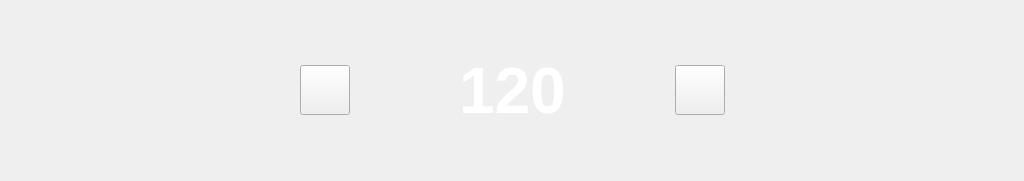
   <widget class="QWidget" name="widget_c" native="true">
    <property name="geometry">
     <rect>
      <x>-170</x>
      <y>230</y>
      <width>1024</width>
      <height>181</height>
     </rect>
    </property>
    <layout class="QHBoxLayout" name="horizontalLayout_7">
     <property name="spacing">
      <number>100</number>
     </property>
     <item>
      <spacer name="horizontalSpacer_68">
       <property name="orientation">
        <enum>Qt::Horizontal</enum>
       </property>
       <property name="sizeHint" stdset="0">
        <size>
         <width>40</width>
         <height>20</height>
        </size>
       </property>
      </spacer>
     </item>
     <item>
      <widget class="QPushButton" name="volume_down">
       <property name="sizePolicy">
        <sizepolicy hsizetype="Fixed" vsizetype="Fixed">
         <horstretch>0</horstretch>
         <verstretch>0</verstretch>
        </sizepolicy>
       </property>
       <property name="minimumSize">
        <size>
         <width>50</width>
         <height>50</height>
        </size>
       </property>
       <property name="maximumSize">
        <size>
         <width>50</width>
         <height>50</height>
        </size>
       </property>
       <property name="focusPolicy">
        <enum>Qt::NoFocus</enum>
       </property>
       <property name="styleSheet">
        <string notr="true">border-image: url(:/volume_down.svg);</string>
       </property>
       <property name="text">
        <string/>
       </property>
      </widget>
     </item>
     <item>
      <widget class="QWidget" name="widget_2" native="true">
       <layout class="QVBoxLayout" name="verticalLayout_2">
        <item>
         <widget class="QLabel" name="label">
          <property name="font">
           <font>
            <family>Microsoft YaHei UI</family>
            <pointsize>48</pointsize>
            <weight>87</weight>
            <italic>false</italic>
            <bold>true</bold>
           </font>
          </property>
          <property name="styleSheet">
           <string notr="true">color: rgb(255, 255, 255);
font: 700 48pt &quot;Microsoft YaHei UI&quot;;</string>
          </property>
          <property name="text">
           <string>120</string>
          </property>
         </widget>
        </item>
       </layout>
      </widget>
     </item>
     <item>
      <widget class="QPushButton" name="volume_up">
       <property name="sizePolicy">
        <sizepolicy hsizetype="Fixed" vsizetype="Fixed">
         <horstretch>0</horstretch>
         <verstretch>0</verstretch>
        </sizepolicy>
       </property>
       <property name="minimumSize">
        <size>
         <width>50</width>
         <height>50</height>
        </size>
       </property>
       <property name="maximumSize">
        <size>
         <width>50</width>
         <height>50</height>
        </size>
       </property>
       <property name="focusPolicy">
        <enum>Qt::NoFocus</enum>
       </property>
       <property name="styleSheet">
        <string notr="true">border-image: url(:/volume_up.svg);</string>
       </property>
       <property name="text">
        <string/>
       </property>
      </widget>
     </item>
     <item>
      <spacer name="horizontalSpacer_67">
       <property name="orientation">
        <enum>Qt::Horizontal</enum>
       </property>
       <property name="sizeHint" stdset="0">
        <size>
         <width>40</width>
         <height>20</height>
        </size>
       </property>
      </spacer>
     </item>
    </layout>
   </widget>
